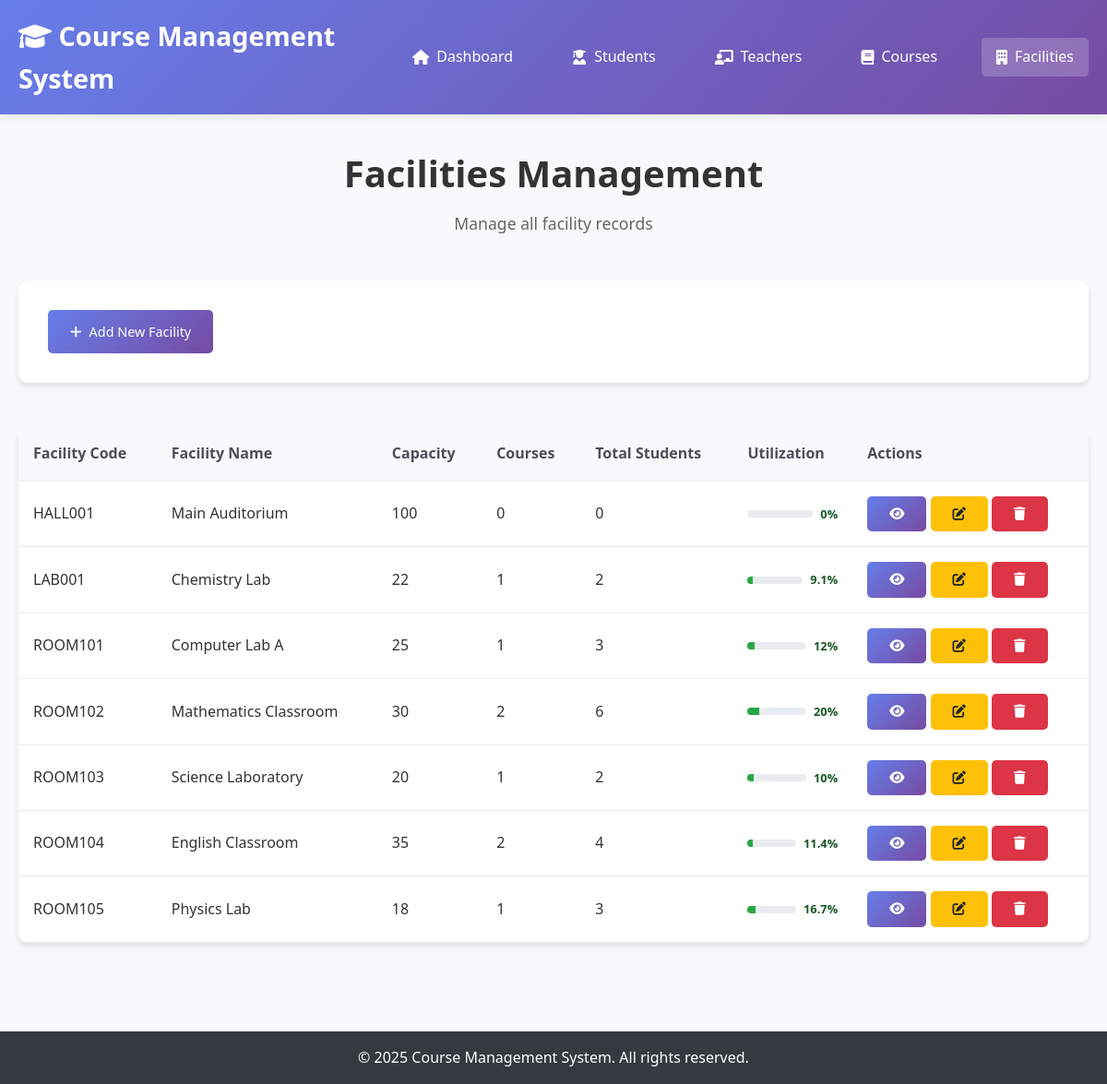
The app's page /facilities/index.php with its own data.
### tables this page shows
CREATE TABLE facilities (
    emblem VARCHAR(20) PRIMARY KEY,
    name VARCHAR(100) NOT NULL,
    capacity INT NOT NULL
);

### config/database.php (called while the page is built, shortened)
<?php
function executeQuery($pdo, $sql, $params = []) {
    try {
        $stmt = $pdo->prepare($sql);
        $stmt->execute($params);
        return $stmt;
    } catch(PDOException $e) {
        throw new Exception("Query failed: " . $e->getMessage());
    }
}
?>

### facilities/index.php (the view, shortened to what this page needs)
<?php
require_once '../config/database.php';
try {
    $sql = "SELECT f.*,
                   COUNT(c.emblem) as course_count,
                   COALESCE(SUM(enrollment_counts.student_count), 0) as total_students
            FROM facilities f
            LEFT JOIN courses c ON f.emblem = c.facility_id
            LEFT JOIN (
                SELECT course_id, COUNT(student_id) as student_count
                FROM course_logins
                GROUP BY course_id
            ) enrollment_counts ON c.emblem = enrollment_counts.course_id
            GROUP BY f.emblem";
    $stmt = executeQuery($pdo, $sql);
    $facilities = $stmt->fetchAll();
} catch(Exception $e) {
    $error = "Error loading facilities: " . $e->getMessage();
}
?>
<!DOCTYPE html>
<html lang="en">
<head>
    <link rel="stylesheet" href="../css/style.css">
    <link href="https://cdnjs.cloudflare.com/ajax/libs/font-awesome/6.0.0/css/all.min.css" rel="stylesheet">
</head>
<body>
    <header>
        <nav class="navbar">
            <div class="nav-container">
                <h1><i class="fas fa-graduation-cap"></i> Course Management System</h1>
                <ul class="nav-menu">
                    <li><a href="../index.php"><i class="fas fa-home"></i> Dashboard</a></li>
                    <li><a href="../students/index.php"><i class="fas fa-user-graduate"></i> Students</a></li>
                    <li><a href="../teachers/index.php"><i class="fas fa-chalkboard-teacher"></i> Teachers</a></li>
                    <li><a href="../courses/index.php"><i class="fas fa-book"></i> Courses</a></li>
                    <li><a href="index.php" class="active"><i class="fas fa-building"></i> Facilities</a></li>
                </ul>
            </div>
        </nav>
    </header>
    <main class="main-content">
        <div class="container">
            <div class="dashboard-header">
                <h2>Facilities Management</h2>
                <p>Manage all facility records</p>
            </div>
            <div class="quick-actions">
                <a href="add.php" class="btn btn-primary">
                    <i class="fas fa-plus"></i> Add New Facility
                </a>
            </div>
            <div class="table">
                <table>
                    <thead>
                        <tr>
                            <th>Facility Code</th>
                            <th>Facility Name</th>
                            <th>Capacity</th>
                            <th>Courses</th>
                            <th>Total Students</th>
                            <th>Utilization</th>
                            <th>Actions</th>
                        </tr>
                    </thead>
                    <tbody>
                        <?php if (isset($facilities) && count($facilities) > 0): ?>
                            <?php foreach ($facilities as $facility): ?>
                                <tr>
                                    <td><?= htmlspecialchars($facility['emblem']) ?></td>
                                    <td><?= htmlspecialchars($facility['name']) ?></td>
                                    <td><?= htmlspecialchars($facility['capacity']) ?></td>
                                    <td><?= htmlspecialchars($facility['course_count']) ?></td>
                                    <td>
                                        <?= htmlspecialchars($facility['total_students']) ?>
                                    </td>
                                    <td>
                                        <?php
                                        $utilization = $facility['capacity'] > 0 ?
                                            round(($facility['total_students'] / $facility['capacity']) * 100, 1) : 0;
                                        ?>
                                        <div style="display: flex; align-items: center; gap: 0.5rem;">
                                            <div style="flex: 1; background: #e9ecef; height: 8px; border-radius: 4px; overflow: hidden;">
                                                <div style="width: <?= min($utilization, 100) ?>%; height: 100%;
                                                           background: <?= $utilization > 100 ? '#dc3545' :
                                                                         ($utilization > 80 ? '#ffc107' : '#28a745') ?>;"></div>
                                            </div>
                                            <span style="font-size: 0.8rem; font-weight: 600;
                                                        color: <?= $utilization > 100 ? '#dc3545' :
                                                                  ($utilization > 80 ? '#856404' : '#155724') ?>;">
                                                <?= $utilization ?>%
                                            </span>
                                        </div>
                                    </td>
                                    <td>
                                        <a href="view.php?id=<?= urlencode($facility['emblem']) ?>" class="btn btn-primary" title="View Details">
                                            <i class="fas fa-eye"></i>
                                        </a>
                                        <a href="edit.php?id=<?= urlencode($facility['emblem']) ?>" class="btn btn-warning" title="Edit">
                                            <i class="fas fa-edit"></i>
                                        </a>
                                        <a href="?delete=<?= urlencode($facility['emblem']) ?>"
                                           class="btn btn-danger"
                                           title="Delete"
                                           onclick="return confirm('Are you sure you want to delete this facility?')">
                                            <i class="fas fa-trash"></i>
                                        </a>
                                    </td>
                                </tr>
                            <?php endforeach; ?>
                        <?php endif; ?>
                    </tbody>
                </table>
            </div>
        </div>
    </main>
    <footer>
        <div class="container">
            <p>&copy; 2025 Course Management System. All rights reserved.</p>
        </div>
    </footer>
</body>
</html>

### css/style.css (style rules this page uses)
* { margin: 0; padding: 0; box-sizing: border-box; }
body { font-family: 'Segoe UI', Tahoma, Geneva, Verdana, sans-serif; line-height: 1.6; color: #333; background-color: #f8f9fa; }
.container { max-width: 1200px; margin: 0 auto; padding: 0 20px; }
header { background: linear-gradient(135deg, #667eea 0%, #764ba2 100%); color: white; box-shadow: 0 2px 10px rgba(0,0,0,0.1); }
.navbar { padding: 1rem 0; }
.nav-container { display: flex; justify-content: space-between; align-items: center; max-width: 1200px; margin: 0 auto; padding: 0 20px; }
.navbar h1 { font-size: 1.8rem; font-weight: 600; }
.nav-menu { display: flex; list-style: none; gap: 2rem; }
.nav-menu a { color: white; text-decoration: none; padding: 0.5rem 1rem; border-radius: 5px; transition: background-color 0.3s; display: flex; align-items: center; gap: 0.5rem; }
.nav-menu a:hover, .nav-menu a.active { background-color: rgba(255,255,255,0.2); }
.main-content { min-height: calc(100vh - 120px); padding: 2rem 0; }
.dashboard-header { text-align: center; margin-bottom: 3rem; }
.dashboard-header h2 { font-size: 2.5rem; color: #333; margin-bottom: 0.5rem; }
.dashboard-header p { font-size: 1.1rem; color: #666; }
.quick-actions { background: white; padding: 2rem; border-radius: 10px; box-shadow: 0 4px 6px rgba(0,0,0,0.1); margin-bottom: 3rem; }
.btn { display: inline-flex; align-items: center; gap: 0.5rem; padding: 0.75rem 1.5rem; border: none; border-radius: 5px; text-decoration: none; font-weight: 500; cursor: pointer; transition: all 0.3s; font-size: 0.9rem; }
.btn-primary { background: linear-gradient(135deg, #667eea 0%, #764ba2 100%); color: white; }
.btn-danger { background: #dc3545; color: white; }
.btn-warning { background: #ffc107; color: #212529; }
.table { width: 100%; background: white; border-radius: 10px; overflow: hidden; box-shadow: 0 4px 6px rgba(0,0,0,0.1); margin-bottom: 2rem; }
.table table { width: 100%; border-collapse: collapse; }
.table th, .table td { padding: 1rem; text-align: left; border-bottom: 1px solid #e9ecef; }
.table th { background: #f8f9fa; font-weight: 600; color: #495057; }
footer { background: #343a40; color: white; text-align: center; padding: 1rem 0; margin-top: 2rem; }

### records on screen
facilities: emblem "HALL001", name "Main Auditorium", capacity "100", course_count "0", total_students "0", utilization "0"
facilities: emblem "LAB001", name "Chemistry Lab", capacity "22", course_count "1", total_students "2", utilization "9.1"
facilities: emblem "ROOM101", name "Computer Lab A", capacity "25", course_count "1", total_students "3", utilization "12"
facilities: emblem "ROOM102", name "Mathematics Classroom", capacity "30", course_count "2", total_students "6", utilization "20"
facilities: emblem "ROOM103", name "Science Laboratory", capacity "20", course_count "1", total_students "2", utilization "10"
facilities: emblem "ROOM104", name "English Classroom", capacity "35", course_count "2", total_students "4", utilization "11.4"
facilities: emblem "ROOM105", name "Physics Lab", capacity "18", course_count "1", total_students "3", utilization "16.7"
